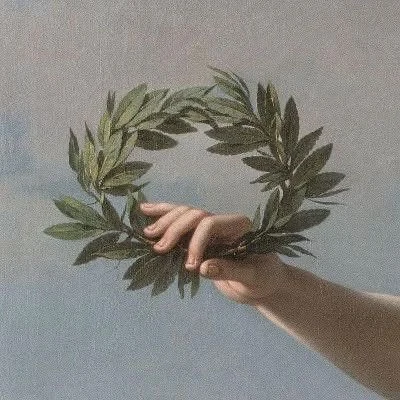
#> input picture assets/collage/laurel-hand.webp, 400 x 400 px; its folder holds 6 pictures in this run
$ python prepare-rules-cutouts.py
#> lines starting #> are read from the running program, lines starting #| are printed output that depends on the picture
"""Cut out existing photographs and engravings.

Sources are retained in assets/collage. Colour masks remove their neutral
backgrounds; the original subjects and textures are preserved.
"""
from pathlib import Path
import numpy as np
from PIL import Image, ImageDraw, ImageFilter, ImageOps

root = Path(__file__).resolve().parents[1]
assets = root / 'assets/collage'
out = assets / 'rules'
out.mkdir(exist_ok=True)

def warm_cutout(source, destination, size, low, high, close):
#> called with source = 'laurel-hand.webp', destination = 'laurel-hand-cutout.webp', size = (400, 400), low = 3, high = 13, close = 3
    im = Image.open(assets / source).convert('RGBA')
    im.thumbnail(size, Image.Resampling.LANCZOS)
    rgb = np.asarray(im).astype(float)
    warmth = (rgb[:, :, 0] + rgb[:, :, 1]) / 2 - rgb[:, :, 2]
    alpha = Image.fromarray(np.uint8(np.clip((warmth-low)/(high-low), 0, 1)*255))
    alpha = alpha.filter(ImageFilter.MedianFilter(3))
    alpha = alpha.filter(ImageFilter.MaxFilter(close)).filter(ImageFilter.MinFilter(close))
    im.putalpha(alpha)
    im = im.crop(im.getbbox())
    im.save(out / destination, quality=91, method=6)

warm_cutout('laurel-hand.webp', 'laurel-hand-cutout.webp', (400,400), 3, 13, 3)
warm_cutout('catalog/odyssey-papyrus-detail.webp', 'papyrus-cutout.webp', (1200,1200), 6, 18, 5)
#> call 2 of warm_cutout, with source = 'catalog/odyssey-papyrus-detail.webp', destination = 'papyrus-cutout.webp', size = (1200, 1200), low = 6, high = 18, close = 5
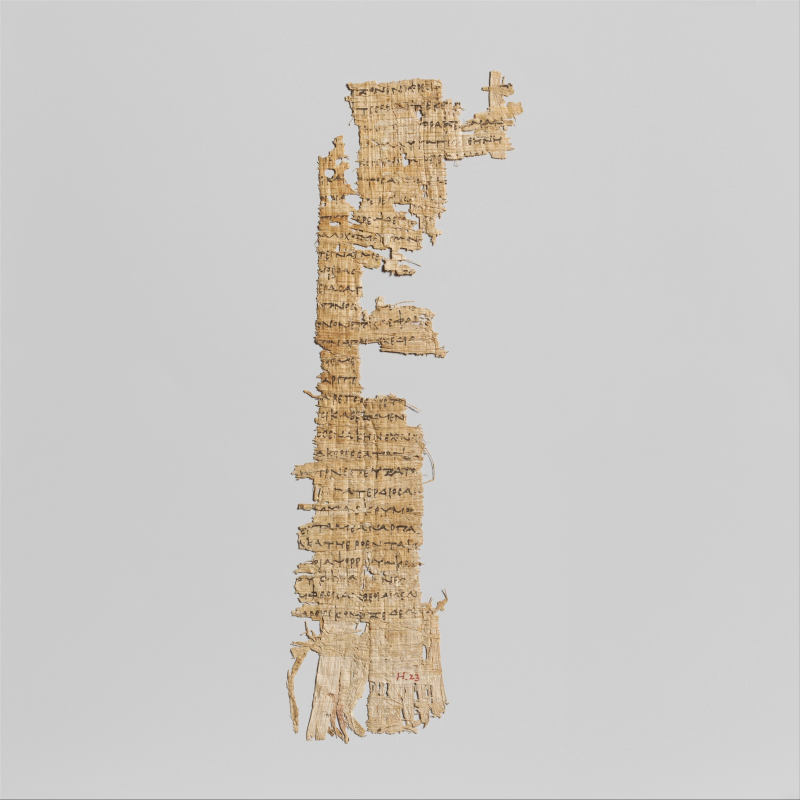
#> input picture assets/collage/catalog/odyssey-papyrus-detail.webp, 3199 x 3200 px (shown at 1/4 size)
#> in warm_cutout (call 2), `im = im.crop(im.getbbox())`:
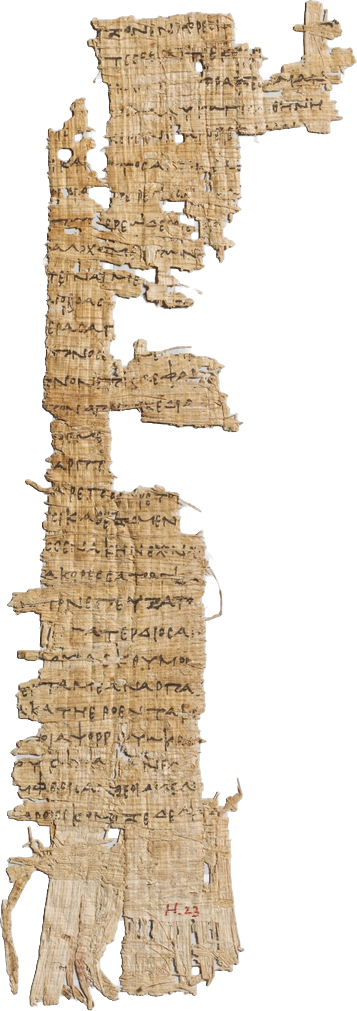
#> im: PIL image 357x1011 RGBA; mean R, G, B, A 199, 186.1, 169.2, 117.9; transparent parts drawn white

# Restrict the noisy photographic background to the actual silhouette.
hand = Image.open(assets / 'laurel-hand.webp').convert('RGBA')
mask = Image.new('L', hand.size)
#> mask: PIL image 400x400 L; every value is 0
draw = ImageDraw.Draw(mask)
draw.polygon([(400,301),(351,291),(302,278),(287,265),(289,250),(310,235),
 (313,224),(337,213),(335,203),(349,191),(334,187),(338,173),(317,171),
 (334,150),(309,150),(320,135),(299,135),(303,120),(283,118),(288,104),
 (271,105),(258,85),(242,73),(217,65),(229,83),(211,82),(223,96),
 (202,95),(184,102),(176,90),(158,95),(144,85),(143,100),(128,102),
 (123,96),(117,113),(104,103),(102,124),(86,118),(84,138),(72,138),
 (74,164),(63,159),(67,179),(58,184),(72,209),(52,199),(45,211),
 (62,226),(37,236),(56,245),(49,257),(69,263),(84,277),(111,282),
 (137,292),(164,296),(167,284),(181,291),(193,281),(201,294),
 (218,294),(231,288),(250,306),(284,328),(318,352),(357,378),(400,400)],fill=255)
rgb = np.asarray(hand).astype(float)
warmth = (rgb[:,:,0]+rgb[:,:,1])/2-rgb[:,:,2]
colour_mask = np.uint8(np.clip((warmth-10)/7,0,1)*255)
colour_mask = Image.fromarray(colour_mask).filter(ImageFilter.MedianFilter(3))
#> colour_mask: PIL image 400x400 L
alpha = Image.fromarray(np.minimum(np.asarray(mask),np.asarray(colour_mask)))
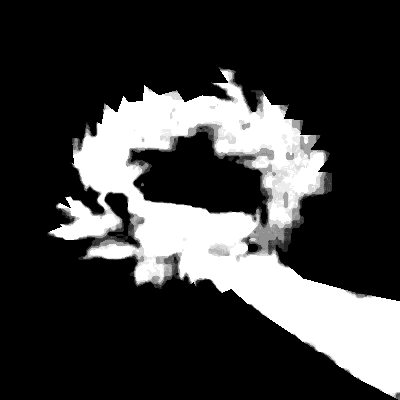
#> alpha: PIL image 400x400 L; min 0, max 255, mean 61.5
# Keep the hand and forearm solid, including their darker shadows.
ImageDraw.Draw(alpha).polygon([(143,205),(165,208),(185,213),(207,216),
 (233,218),(249,237),(270,263),(298,279),(352,292),(399,302),
 (399,399),(343,369),(290,332),(252,308),(224,287),(211,279),
 (199,270),(189,271),(174,260),(167,249),(153,248),(146,238),
 (146,225),(137,216)],fill=255)
hand.putalpha(alpha.filter(ImageFilter.GaussianBlur(.35)))
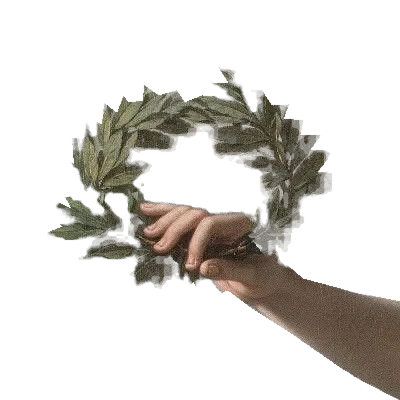
#> hand: PIL image 400x400 RGBA; mean R, G, B, A 133.8, 132, 126.8, 62.3; transparent parts drawn white
hand.crop(hand.getbbox()).save(out/'laurel-hand-cutout.webp',quality=92,method=6)
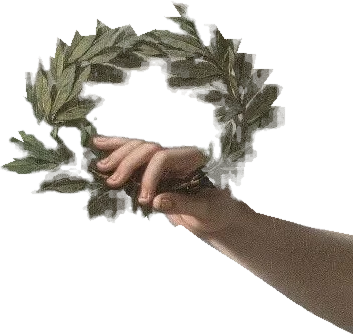
#> saved as laurel-hand-cutout.webp: PIL image 353x334 RGBA; mean R, G, B, A 127, 125.1, 118.7, 84.6; transparent parts drawn white

cloud = Image.open(assets / 'cloud.webp').convert('RGBA')
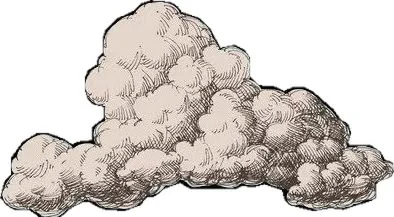
#> input picture assets/collage/cloud.webp, 394 x 217 px
for point in [(0,0),(cloud.width-1,0),(0,cloud.height-1),(cloud.width-1,cloud.height-1)]:
    ImageDraw.floodfill(cloud, point, (255,255,255,0), thresh=25)
cloud.crop(cloud.getbbox()).save(out / 'cloud-cutout.webp', quality=92, method=6)

# A distinct background for lecture 1.1: surviving lines of the Odyssey.
papyrus = Image.open(assets / 'catalog/odyssey-papyrus-detail.webp').convert('RGB')
#> papyrus is the input picture: PIL image 3199x3200 RGB; mean R, G, B 204.7, 201.6, 197.2
strip = ImageOps.fit(papyrus.crop((1170,290,2010,1080)), (1000,300))
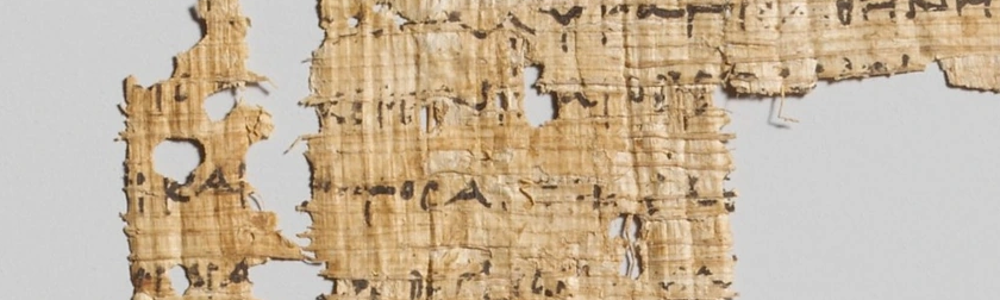
#> strip: PIL image 1000x300 RGB; mean R, G, B 198.5, 179.9, 155.6
strip.save(assets / 'catalog/lessons/01-1.webp', quality=87, method=6)
